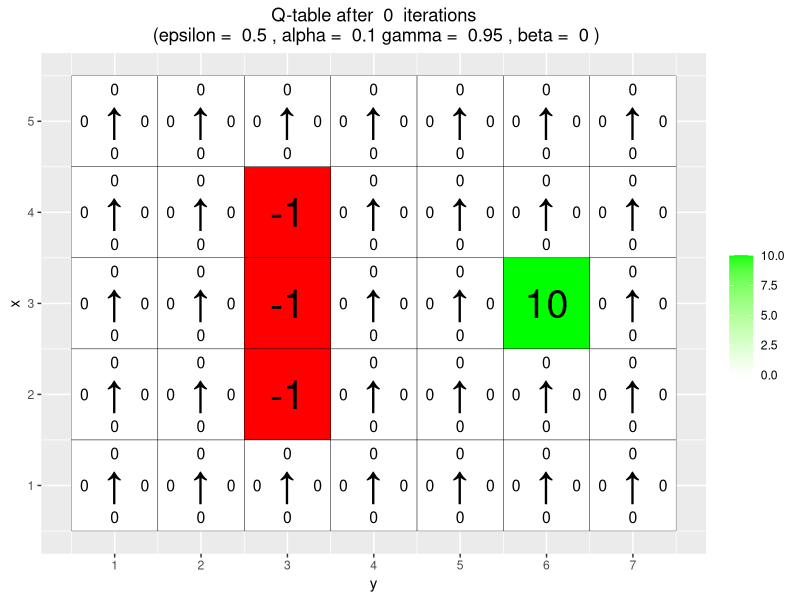

This chart was generated by the following R code: (Note: this script raises an error after producing the figure.)
# By Jose M. Peña and Joel Oskarsson.
# For teaching purposes.
# jose.m.pena@liu.se.

#####################################################################################################
# Q-learning
#####################################################################################################

# install.packages("ggplot2")
# install.packages("vctrs")
library(ggplot2)

# If you do not see four arrows in line 16, then do the following:
# File/Reopen with Encoding/UTF-8

arrows <- c("↑", "→", "↓", "←")
action_deltas <- list(c(1,0), # up
                      c(0,1), # right
                      c(-1,0), # down
                      c(0,-1)) # left

vis_environment <- function(iterations=0, epsilon = 0.5, alpha = 0.1, gamma = 0.95, beta = 0){
  
  # Visualize an environment with rewards. 
  # Q-values for all actions are displayed on the edges of each tile.
  # The (greedy) policy for each state is also displayed.
  # 
  # Args:
  #   iterations, epsilon, alpha, gamma, beta (optional): for the figure title.
  #   reward_map (global variable): a HxW array containing the reward given at each state.
  #   q_table (global variable): a HxWx4 array containing Q-values for each state-action pair.
  #   H, W (global variables): environment dimensions.
  
  df <- expand.grid(x=1:H,y=1:W)
  foo <- mapply(function(x,y) ifelse(reward_map[x,y] == 0,q_table[x,y,1],NA),df$x,df$y)
  df$val1 <- as.vector(round(foo, 2))
  foo <- mapply(function(x,y) ifelse(reward_map[x,y] == 0,q_table[x,y,2],NA),df$x,df$y)
  df$val2 <- as.vector(round(foo, 2))
  foo <- mapply(function(x,y) ifelse(reward_map[x,y] == 0,q_table[x,y,3],NA),df$x,df$y)
  df$val3 <- as.vector(round(foo, 2))
  foo <- mapply(function(x,y) ifelse(reward_map[x,y] == 0,q_table[x,y,4],NA),df$x,df$y)
  df$val4 <- as.vector(round(foo, 2))
  foo <- mapply(function(x,y) 
    ifelse(reward_map[x,y] == 0,arrows[GreedyPolicy(x,y)],reward_map[x,y]),df$x,df$y)
  df$val5 <- as.vector(foo)
  foo <- mapply(function(x,y) ifelse(reward_map[x,y] == 0,max(q_table[x,y,]),
                                     ifelse(reward_map[x,y]<0,NA,reward_map[x,y])),df$x,df$y)
  df$val6 <- as.vector(foo)
  
  print(ggplot(df,aes(x = y,y = x)) +
          scale_fill_gradient(low = "white", high = "green", na.value = "red", name = "") +
          geom_tile(aes(fill=val6)) +
          geom_text(aes(label = val1),size = 4,nudge_y = .35,na.rm = TRUE) +
          geom_text(aes(label = val2),size = 4,nudge_x = .35,na.rm = TRUE) +
          geom_text(aes(label = val3),size = 4,nudge_y = -.35,na.rm = TRUE) +
          geom_text(aes(label = val4),size = 4,nudge_x = -.35,na.rm = TRUE) +
          geom_text(aes(label = val5),size = 10) +
          geom_tile(fill = 'transparent', colour = 'black') + 
          ggtitle(paste("Q-table after ",iterations," iterations\n",
                        "(epsilon = ",epsilon,", alpha = ",alpha,"gamma = ",gamma,", beta = ",beta,")")) +
          theme(plot.title = element_text(hjust = 0.5)) +
          scale_x_continuous(breaks = c(1:W),labels = c(1:W)) +
          scale_y_continuous(breaks = c(1:H),labels = c(1:H)))
  
}

GreedyPolicy <- function(x, y){
  
  # Get a greedy action for state (x,y) from q_table.
  #
  # Args:
  #   x, y: state coordinates.
  #   q_table (global variable): a HxWx4 array containing Q-values for each state-action pair.
  # 
  # Returns:
  #   An action, i.e. integer in {1,2,3,4}.
  
  # Your code here.
  
  arr <- c(rep(0,4))
  
  for (i in 1:4) {
  arr[i]<-  q_table[,,i][x,y]
  }
  print(arr)
  
  print(which.max(arr))
  

  
  
}

EpsilonGreedyPolicy <- function(x, y, epsilon){
  
  # Get an epsilon-greedy action for state (x,y) from q_table.
  #
  # Args:
  #   x, y: state coordinates.
  #   epsilon: probability of acting randomly.
  # 
  # Returns:
  #   An action, i.e. integer in {1,2,3,4}.
  
  # Your code here.
  
}

transition_model <- function(x, y, action, beta){
  
  # Computes the new state after given action is taken. The agent will follow the action 
  # with probability (1-beta) and slip to the right or left with probability beta/2 each.
  # 
  # Args:
  #   x, y: state coordinates.
  #   action: which action the agent takes (in {1,2,3,4}).
  #   beta: probability of the agent slipping to the side when trying to move.
  #   H, W (global variables): environment dimensions.
  # 
  # Returns:
  #   The new state after the action has been taken.
  
  delta <- sample(-1:1, size = 1, prob = c(0.5*beta,1-beta,0.5*beta))
  final_action <- ((action + delta + 3) %% 4) + 1
  foo <- c(x,y) + unlist(action_deltas[final_action])
  foo <- pmax(c(1,1),pmin(foo,c(H,W)))
  
  return (foo)
}

q_learning <- function(start_state, epsilon = 0.5, alpha = 0.1, gamma = 0.95, 
                       beta = 0){
  
  # Perform one episode of Q-learning. The agent should move around in the 
  # environment using the given transition model and update the Q-table.
  # The episode ends when the agent reaches a terminal state.
  # 
  # Args:
  #   start_state: array with two entries, describing the starting position of the agent.
  #   epsilon (optional): probability of acting greedily.
  #   alpha (optional): learning rate.
  #   gamma (optional): discount factor.
  #   beta (optional): slipping factor.
  #   reward_map (global variable): a HxW array containing the reward given at each state.
  #   q_table (global variable): a HxWx4 array containing Q-values for each state-action pair.
  # 
  # Returns:
  #   reward: reward received in the episode.
  #   correction: sum of the temporal difference correction terms over the episode.
  #   q_table (global variable): Recall that R passes arguments by value. So, q_table being
  #   a global variable can be modified with the superassigment operator <<-.
  
  # Your code here.
  
  repeat{
    # Follow policy, execute action, get reward.
    
    # Q-table update.
    q_table[,,action][x,y] <<-   q_table[,,action][x,y]*(1-alpha) + alpha*(reward_map[x,y]+gamma*max(q_table))
    
    if(reward!=0)
      # End episode.
      return (c(reward,episode_correction))
  }
  
}

#####################################################################################################
# Q-Learning Environments
#####################################################################################################

# Environment A (learning)

H <- 5
W <- 7

reward_map <- matrix(0, nrow = H, ncol = W)
reward_map[3,6] <- 10
reward_map[2:4,3] <- -1

q_table <- array(0,dim = c(H,W,4))

vis_environment()

for(i in 1:10000){
  foo <- q_learning(start_state = c(3,1))
  
  if(any(i==c(10,100,1000,10000)))
    vis_environment(i)
}

# Environment B (the effect of epsilon and gamma)

H <- 7
W <- 8

reward_map <- matrix(0, nrow = H, ncol = W)
reward_map[1,] <- -1
reward_map[7,] <- -1
reward_map[4,5] <- 5
reward_map[4,8] <- 10

q_table <- array(0,dim = c(H,W,4))

vis_environment()

MovingAverage <- function(x, n){
  
  cx <- c(0,cumsum(x))
  rsum <- (cx[(n+1):length(cx)] - cx[1:(length(cx) - n)]) / n
  
  return (rsum)
}

for(j in c(0.5,0.75,0.95)){
  q_table <- array(0,dim = c(H,W,4))
  reward <- NULL
  correction <- NULL
  
  for(i in 1:30000){
    foo <- q_learning(gamma = j, start_state = c(4,1))
    reward <- c(reward,foo[1])
    correction <- c(correction,foo[2])
  }
  
  vis_environment(i, gamma = j)
  plot(MovingAverage(reward,100),type = "l")
  plot(MovingAverage(correction,100),type = "l")
}

for(j in c(0.5,0.75,0.95)){
  q_table <- array(0,dim = c(H,W,4))
  reward <- NULL
  correction <- NULL
  
  for(i in 1:30000){
    foo <- q_learning(epsilon = 0.1, gamma = j, start_state = c(4,1))
    reward <- c(reward,foo[1])
    correction <- c(correction,foo[2])
  }
  
  vis_environment(i, epsilon = 0.1, gamma = j)
  plot(MovingAverage(reward,100),type = "l")
  plot(MovingAverage(correction,100),type = "l")
}

# Environment C (the effect of beta).

H <- 3
W <- 6

reward_map <- matrix(0, nrow = H, ncol = W)
reward_map[1,2:5] <- -1
reward_map[1,6] <- 10

q_table <- array(0,dim = c(H,W,4))

vis_environment()

for(j in c(0,0.2,0.4,0.66)){
  q_table <- array(0,dim = c(H,W,4))
  
  for(i in 1:10000)
    foo <- q_learning(gamma = 0.6, beta = j, start_state = c(1,1))
  
  vis_environment(i, gamma = 0.6, beta = j)
}

